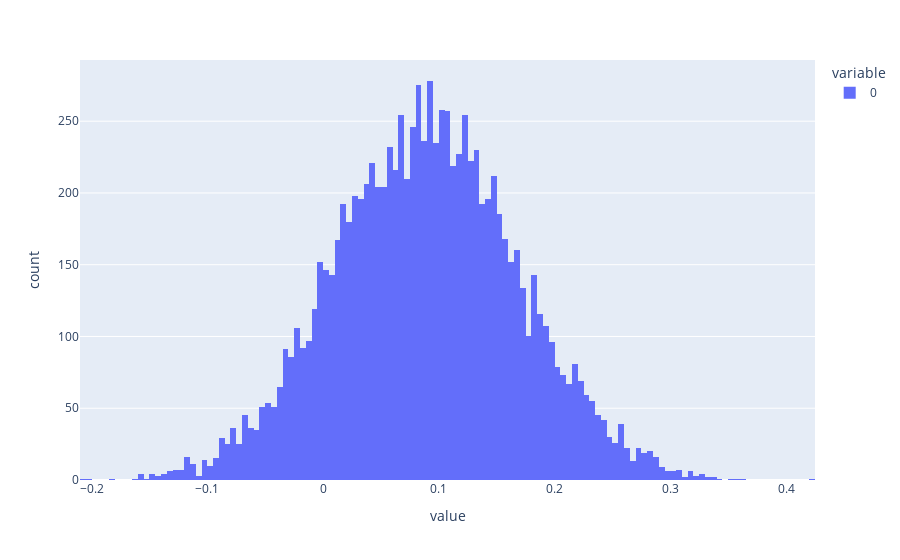

Write notebook code for a chart like this one.
### Code cell
x = prior_model.rvs(10_000)
px.histogram(x)

### Figure 1 — Plotly figure (JSON) as saved in the notebook; plotly's stock layout.template omitted (floating-point values rounded to 4 significant figures; data arrays with more than 128 entries replaced by an {"elided": "..."} marker saying what was removed)
{"data": [{"alignmentgroup": "True", "bingroup": "x", "hovertemplate": "variable=0<br>value=%{x}<br>count=%{y}<extra></extra>", "legendgroup": "0", "marker": {"color": "#636efa", "pattern": {"shape": ""}}, "name": "0", "offsetgroup": "0", "orientation": "v", "showlegend": true, "type": "histogram", "x": {"elided": "10000 float values"}, "xaxis": "x", "yaxis": "y"}], "layout": {"autosize": true, "barmode": "relative", "legend": {"title": {"text": "variable"}, "tracegroupgap": 0}, "margin": {"t": 60}, "xaxis": {"anchor": "y", "autorange": true, "domain": [0, 1], "range": [-0.21, 0.425], "title": {"text": "value"}, "type": "linear"}, "yaxis": {"anchor": "x", "autorange": true, "domain": [0, 1], "range": [0, 292.6], "title": {"text": "count"}}}}
